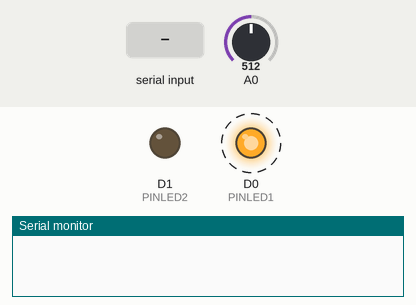
Simulated run of this sketch. Board: ESP8266 (NodeMCU). Parts: output pins drawn as LEDs (lit = HIGH), the last lines printed to the serial monitor. Dashed ring = blinking. Inputs (shaded band) come from the test bench; at power-on: A0 = 512.

Above: at 4.8 s.
4.9 s: "1\n" received over Serial
At 8.2 s:
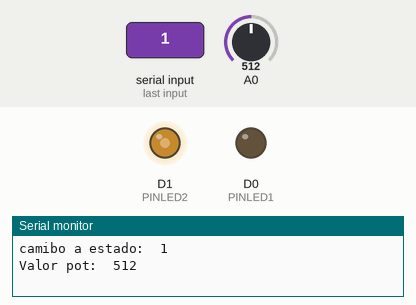
8.5 s: A0 set to 716
At 9.4 s:
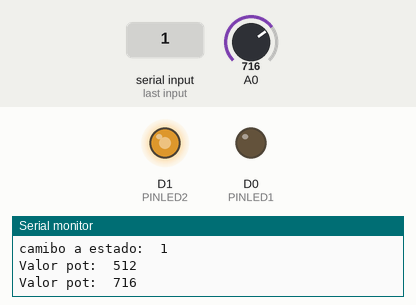
11.2 s: "0\n" received over Serial
At 13.0 s:
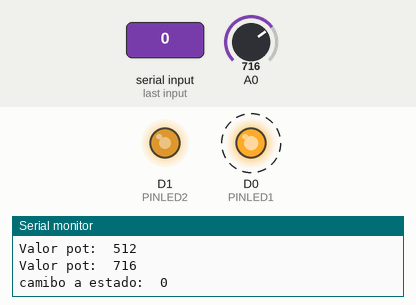
17.2 s: "2\n" received over Serial
Timing chart, 0 to 23.5 s (numbered marks = the images above; inputs shaded):
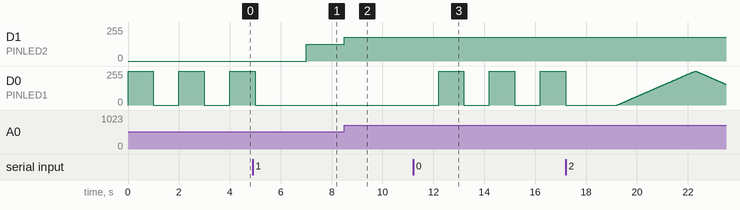

Measured:
- after the input at 4.9 s, D1 (PINLED2): 0/255 → 127/255 after 2.1 s; D0 (PINLED1): goes on until 5.0 s, then stays 0/255
- after the input at 8.5 s, D1 (PINLED2): 127/255 → 178/255 at once
- after the input at 11.2 s, D0 (PINLED1): alternates 255/255 for 1.0 s and 0/255 for 1.0 s, starting after 1.0 s
- by itself, D0 (PINLED1): alternates 255/255 for 1.0 s and 0/255 for 1.0 s

The sketch:

PWM.ino
```cpp
#define PINLED1 D0  //Se declara el led
#define PINLED2 D1
int POT=A0;
int valor;
int valorpot;
int estado=0;
void setup() {
  Serial.begin(9600);
  pinMode(PINLED1, OUTPUT); //Se declara como salida
  pinMode(PINLED2, OUTPUT);
  valorpot=0;
}

void loop() {
  //Se busca tener una comunicación serie
  if(Serial.available()>0){ //Si hay datos disponibles
    String cad= Serial.readString();  //La cadena cad leera el string en el monitor serie
    estado=cad.toInt(); //Estado será igual cad
    Serial.println("camibo a estado:  "+String(estado));  //Se imprime "cambio a estado:" más lo que viene del estado
  }
  if(estado==0) //Si estado es igual a cero
  ledDigital(PINLED1, 1000);  //Se activa la función "ledDigital"
  else if (estado==1) //Si estado es igual a 1
 ReadPoten(POT, PINLED2); //Se activa la función "ReadPoten"
  else if( estado==2) //Si estado es igual a 2
  ledanalogico(PINLED1, 30, 10);  //Se activa la función "ledanalogico"
  }
void ReadPoten(int pot, int led){
valor=analogRead(pot);  //El valor es igual al resultado leido en pot
if(valor<valorpot-10 ||valor>valorpot+10){    //Si el valor es menor que el valorpot de -10 o valor es mayor que valor pot +10
valorpot=valor;   //Valor pot será igual a valor
analogWrite(led, valor);  //Analogicamente se escribirá el valor a led
Serial.println("Valor pot:  " + String(valor));   //Se imprime en el monitor serie
  }
}
void ledanalogico(int led, int pausa, int incre){

for(int i=0;i <=PWMRANGE;i+=incre){    //Se crea un bucle for para aumentar el brillo
analogWrite(led, i);  //Se escribe la cantidad de brillo
delay(pausa);  //Se da una peuqeña pausa
}
for(int i=PWMRANGE;i >=0;i-=incre){  //Se crea un bucle for para disminuir el brillos
analogWrite(led, i);    //Se escrbie la cantidad de brillo
delay(pausa);  //Se da una pequeña pausa
}
}
void ledDigital(int led, int pausa){
  digitalWrite(led,HIGH);
  delay(pausa);
    digitalWrite(led,LOW);
  delay(pausa);
}
```
